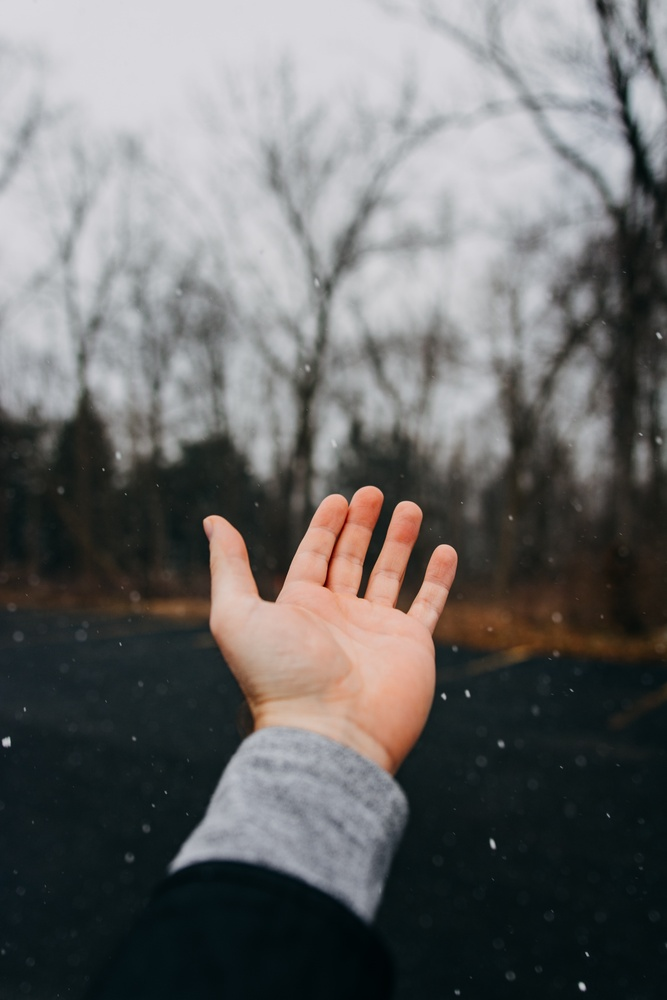
#> input picture test_img.jpg, 667 x 1000 px, shrunk from 4000 x 6000 before the run; its folder holds only this picture in this run
$ python -i preprocessing.py   (imports and definitions only)   (older library calls are emulated)
#> lines starting #> are read from the running program, lines starting #| are printed output that depends on the picture; after the words box and inside, x2 and y2 are one past the last pixel; in counts of white or black regions, pixels touching at a corner belong together
#> further down, picture is the input picture: shape (1000, 667, 3); mean B, G, R 105.4, 105.9, 106.1
#> in get_mask, `hsv = cv2.cvtColor(img, cv2.COLOR_BGR2HSV)`: hsv: shape (1000, 667, 3); mean H, S, V 81.4, 58.9, 112.4
#> in get_mask, `ycrcb = cv2.cvtColor(img, cv2.COLOR_BGR2YCR_CB)`: ycrcb: shape (1000, 667, 3); mean of channels 0, 1, 2 105.9, 128.1, 127.7
import cv2
import glob
import os
import numpy as np
from random import shuffle
from tqdm import tqdm
import random
import shutil
import math

def get_thresh(img, ratio=1):
    w, h, _ = img.shape
#> w = 1000; h = 667
    cx, cy = int(w/2), int(h/2)
#> cx = 500; cy = 333
    center = img[cx - 15:cx+15, cy-15: cy+15, :]
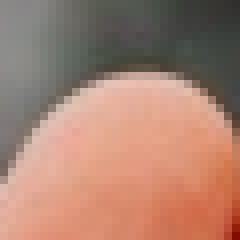
#> center: shape (30, 30, 3) (shown 8 times larger); mean B, G, R 112.9, 129.1, 168.8

    upper = np.array(np.clip(center.max(axis=0).max(axis=0) * (2-ratio), 0, 255), dtype=np.uint8)
#> upper = [201, 213, 255]
    lower = np.clip(np.array(center.min(axis=0).min(axis=0) * ratio, dtype=np.uint8), 0, 255)
#> lower = [0, 11, 42]

    return lower, upper

def get_mask(img, ratio = 0.9):
    hsv = cv2.cvtColor(img, cv2.COLOR_BGR2HSV)
    ycrcb = cv2.cvtColor(img, cv2.COLOR_BGR2YCR_CB)
    rgb = img

    rgb_lower, rgb_upper = get_thresh(rgb, np.array([1, 1, 1])*ratio)
#> rgb_lower = [0, 11, 42]; rgb_upper = [201, 213, 255]
    rgb_mask = cv2.inRange(rgb, rgb_lower, rgb_upper)
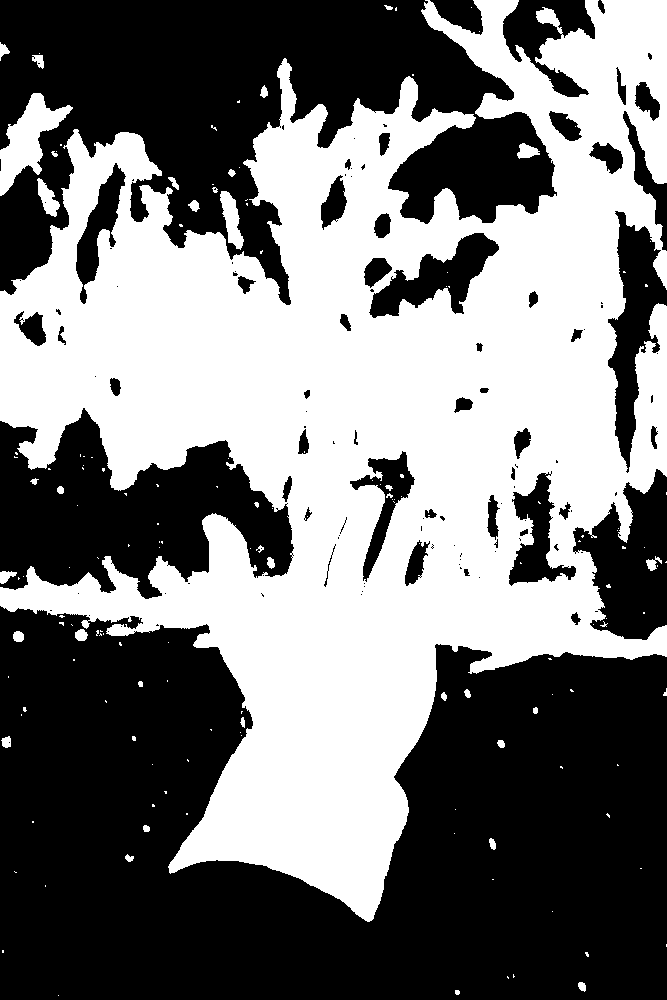
#> rgb_mask: shape (1000, 667); 47% white; 157 white regions (120 under 20 px), largest, box (x1, y1, x2, y2) and area: (0, 0, 667, 922) 306625, (0, 93, 73, 196) 3007, (220, 191, 244, 250) 739

    ycrcb_lower, ycrcb_upper = get_thresh(ycrcb, np.array([1, 1, 1])*ratio)
#> in get_thresh (call 2), `center = img[cx - 15:cx+15, cy-15: cy+15, :]`: center: shape (30, 30, 3); mean of channels 0, 1, 2 139.2, 149.1, 113.2
#> ycrcb_lower = [41, 112, 82]; ycrcb_upper = [223, 206, 141]
    ycrcb_mask = cv2.inRange(ycrcb, ycrcb_lower, ycrcb_upper)
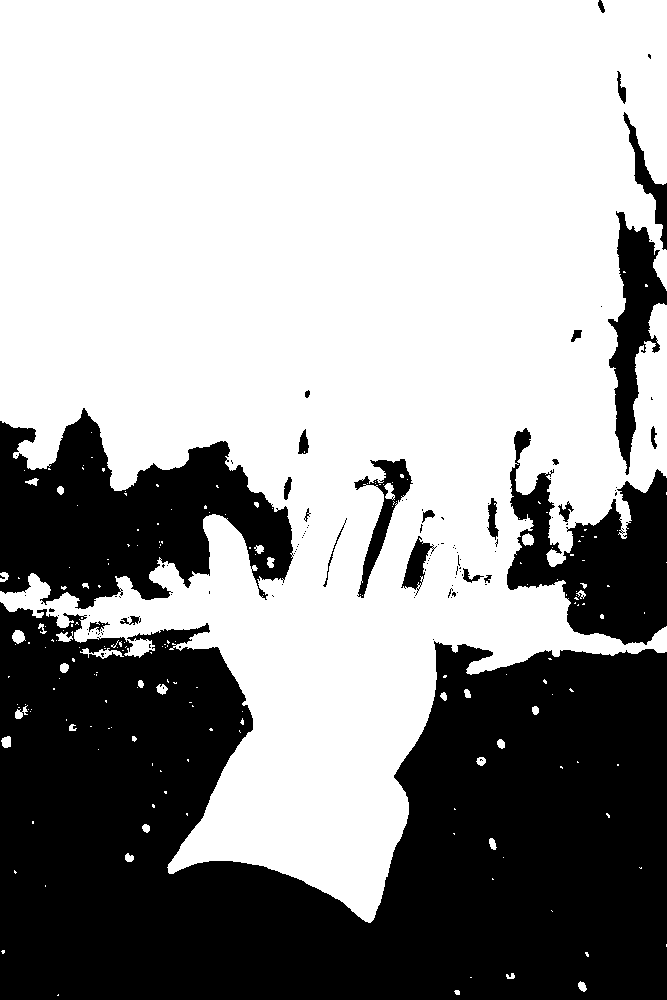
#> ycrcb_mask: shape (1000, 667); 62.1% white; 112 black regions (88 under 20 px), largest, box (x1, y1, x2, y2) and area: (0, 602, 667, 1000) 189524, (0, 408, 294, 609) 33418, (507, 428, 667, 645) 16977

    hsv_lower, hsv_upper = get_thresh(hsv, np.array([1, 1, 1])*ratio)
#> in get_thresh (call 3), `center = img[cx - 15:cx+15, cy-15: cy+15, :]`: center: shape (30, 30, 3); mean H, S, V 20.5, 70.8, 169.3
#> hsv_lower = [0, 0, 42]; hsv_upper = [190, 255, 255]
    hsv_mask = cv2.inRange(hsv, hsv_lower, hsv_upper)
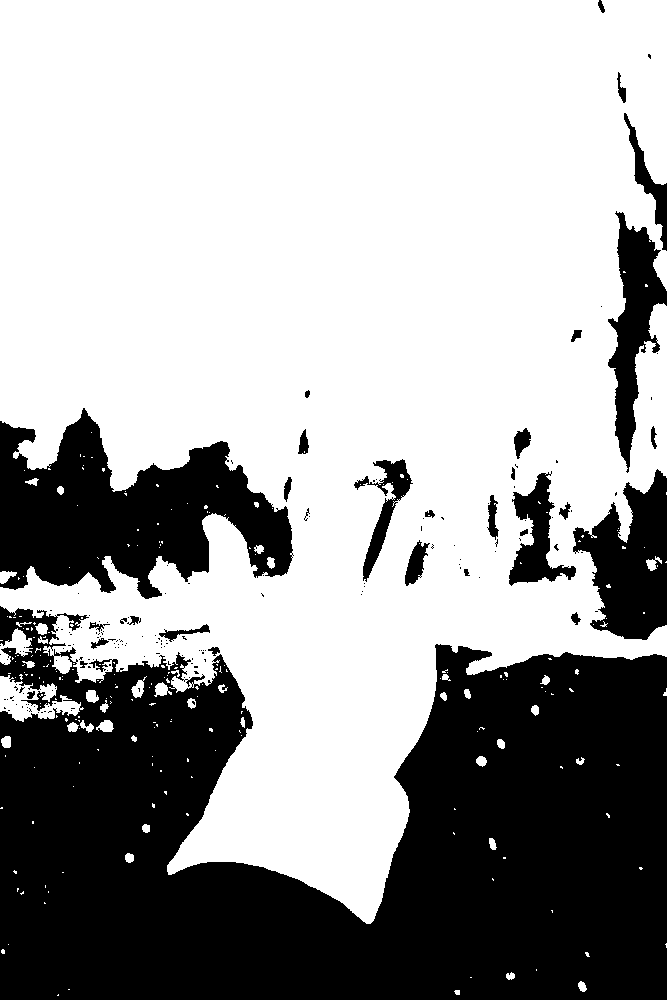
#> hsv_mask: shape (1000, 667); 64.5% white; 173 black regions (141 under 20 px), largest, box (x1, y1, x2, y2) and area: (0, 606, 667, 1000) 179728, (0, 408, 294, 599) 31079, (573, 469, 667, 640) 9626

    hsv_kernel = cv2.getStructuringElement(cv2.MORPH_ELLIPSE, (20,20))
    hsv_finger = cv2.morphologyEx(hsv_mask, cv2.MORPH_OPEN, hsv_kernel)
#> hsv_finger: shape (1000, 667); 61.8% white; 18 black regions (7 under 20 px), largest, box (x1, y1, x2, y2) and area: (0, 113, 667, 1000) 217594, (0, 409, 310, 599) 33335, (355, 460, 413, 587) 2310

    rgb_kernel = cv2.getStructuringElement(cv2.MORPH_ELLIPSE, (20,20))
    rgb_finger = cv2.morphologyEx(rgb_mask, cv2.MORPH_OPEN, rgb_kernel)
#> rgb_finger: shape (1000, 667); 43.7% white; 11 white regions, largest, box (x1, y1, x2, y2) and area: (0, 0, 667, 919) 273098, (464, 0, 564, 124) 4827, (629, 350, 667, 491) 3739

    ycrcb_kernel = cv2.getStructuringElement(cv2.MORPH_ELLIPSE, (20,20))
    ycrcb_finger = cv2.morphologyEx(ycrcb_mask, cv2.MORPH_OPEN, ycrcb_kernel)
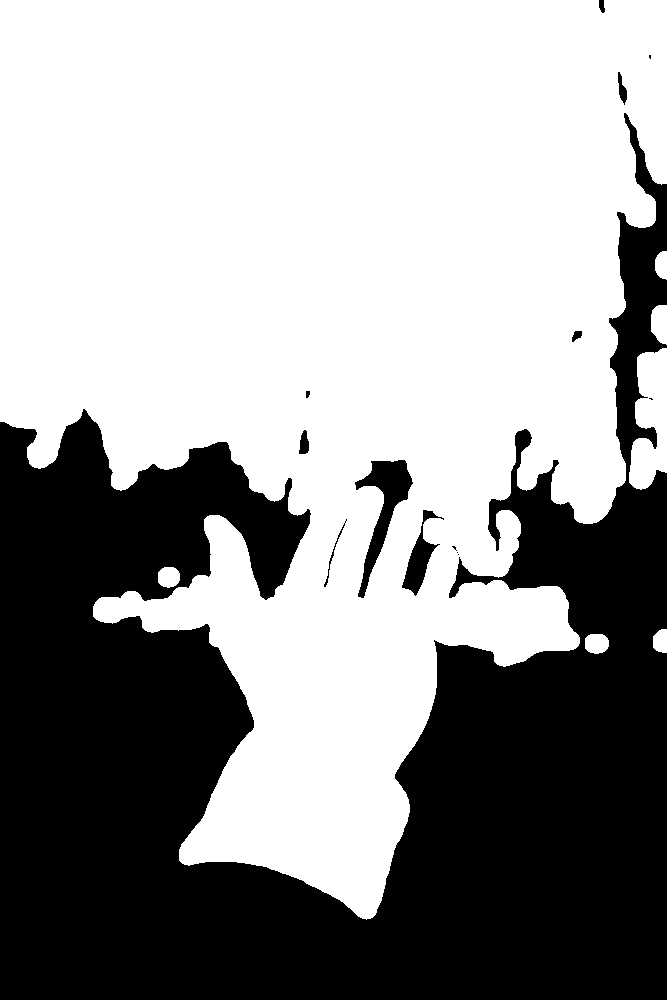
#> ycrcb_finger: shape (1000, 667); 60% white; 14 black regions (5 under 20 px), largest, box (x1, y1, x2, y2) and area: (0, 113, 667, 1000) 262337, (355, 460, 413, 598) 2553, (402, 510, 444, 596) 1140

    mask = cv2.bitwise_and(rgb_finger, hsv_finger)
    mask = cv2.bitwise_and(mask, ycrcb_finger)
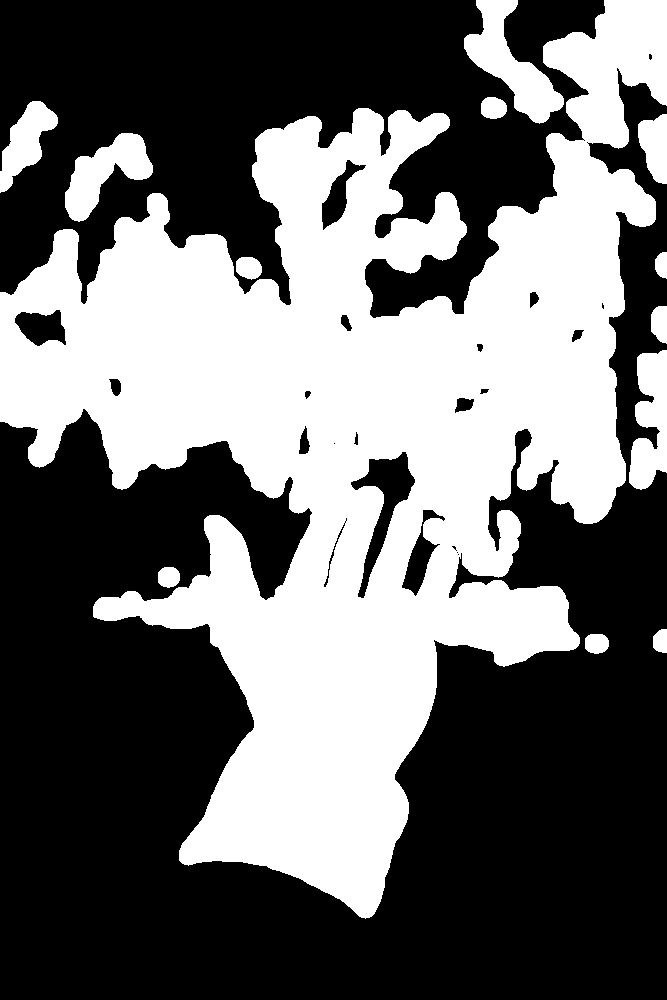
#> mask: shape (1000, 667); 42.2% white; 13 white regions, largest, box (x1, y1, x2, y2) and area: (0, 0, 667, 919) 262407, (464, 0, 564, 124) 4827, (629, 350, 667, 490) 3711

    finger = cv2.bitwise_and(img, img, mask = mask)
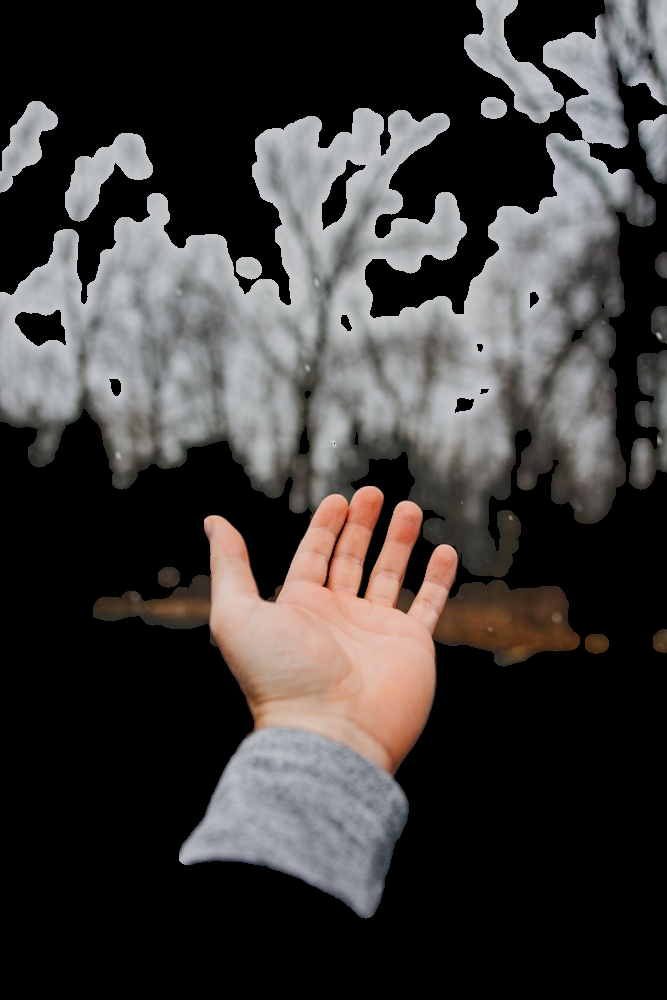
#> finger: shape (1000, 667, 3); mean B, G, R 57.6, 58.8, 61.9

    return finger, mask


# sigma is adjusted according to the ridge period, so that the filter does not contain more than three effective peaks
def _gabor_sigma(ridge_period):
    _sigma_conv = (3.0/2.0)/((6*math.log(10))**0.5)
    return _sigma_conv * ridge_period

# [73 lines left out: functions _gabor_size, gabor_kernel, Enhancement, extract_edge, not called in this run]

>>> import cv2
>>> picture = cv2.imread('test_img.jpg')
>>> result = get_mask(picture)
